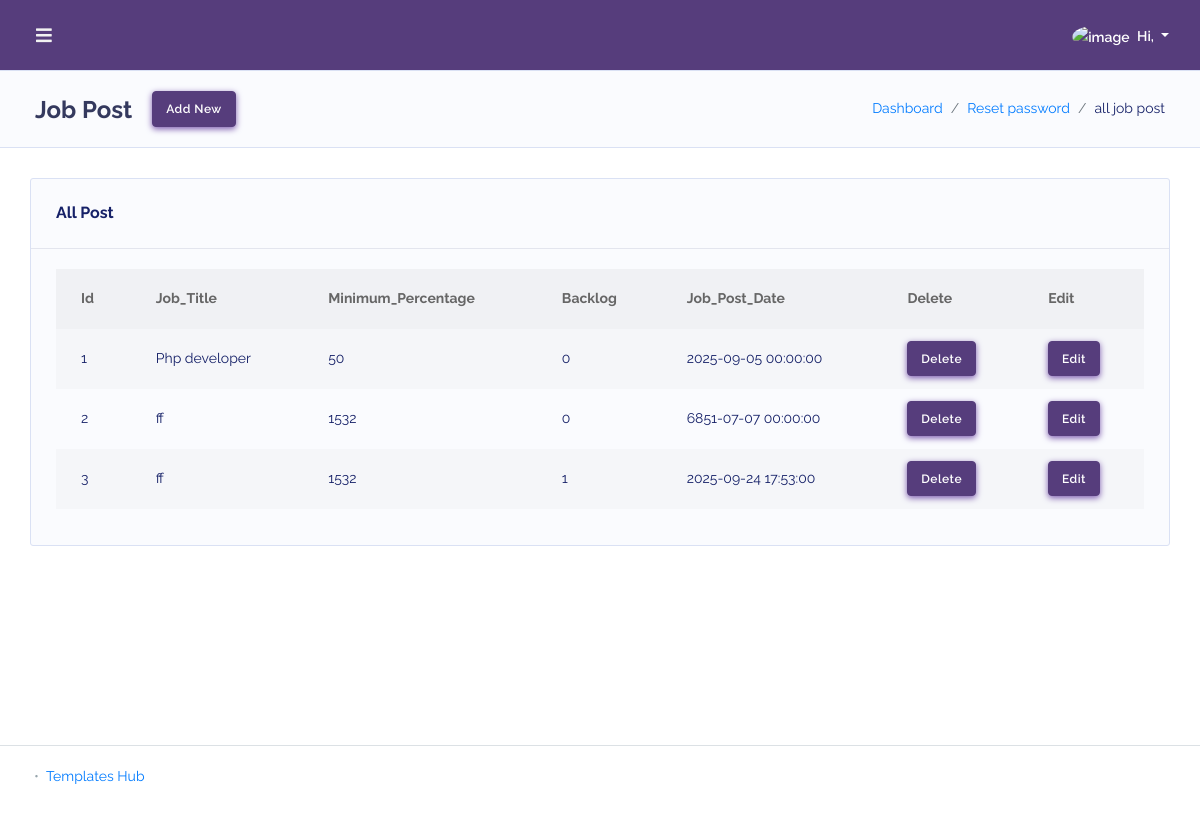
Page /admin/job_post/index.php on the committed database.
### tables this page shows
CREATE TABLE `job_post` (
  `id` int(11) NOT NULL,
  `company_id` int(11) NOT NULL,
  `job_title` varchar(250) NOT NULL,
  `job_description` text NOT NULL,
  `minimum_percentage` decimal(10,0) NOT NULL,
  `backlog` tinyint(1) NOT NULL,
  `subject_name` varchar(250) NOT NULL,
  `branch_city` varchar(250) NOT NULL,
  `is_local_candidate_only` tinyint(1) NOT NULL,
  `job_post_date` datetime NOT NULL,
  `last_date_for_apply` datetime NOT NULL,
  `percentage_of_10th` decimal(10,0) NOT NULL,
  `percentage_of_12th` decimal(10,0) NOT NULL
);

### admin/job_post/index.php (the view, shortened to what this page needs)
<!DOCTYPE html>
<html lang="en">
<head>
    <link href="https://cdn.datatables.net/2.3.3/css/dataTables.dataTables.css" rel="stylesheet">
    <link rel="stylesheet" href="https://cdnjs.cloudflare.com/ajax/libs/font-awesome/5.15.4/css/all.min.css">
    <link rel="stylesheet" href="../assets/modules/bootstrap/css/bootstrap.min.css">
    <link rel="stylesheet" href="../assets/modules/fontawesome/css/all.min.css">
    <link rel="stylesheet" href="../assets/modules/datatables/datatables.min.css">
    <link rel="stylesheet" href="../assets/modules/datatables/DataTables-1.10.16/css/dataTables.bootstrap4.min.css">
    <link rel="stylesheet" href="../assets/modules/datatables/Select-1.2.4/css/select.bootstrap4.min.css">
    <link rel="stylesheet" href="../assets/css/style.min.css">
    <link rel="stylesheet" href="../assets/css/components.min.css">
</head>
<body class="layout-4">
    <div id="app">
        <div class="main-wrapper main-wrapper-1">
            <div class="navbar-bg"></div>
            <?php
            require_once '../db_config.php';
            $whereQuery = '';
            $selectQuery = "SELECT * FROM `job_post` " . $whereQuery;
            $result =  mysqli_query($connection, $selectQuery);
            ?>
            <?php include '../header.php' ?>
            <div class="main-content">
                <section class="section">
                    <div class="section-header">
                        <h1> Job Post</h1>
                        <div class="section-header-button">
                            <a href="form.php" class="btn btn-primary">Add New </a>
                        </div>
                        <div class="section-header-breadcrumb">
                            <div class="breadcrumb-item active"><a href="#">Dashboard</a></div>
                            <div class="breadcrumb-item"><a href="/hp/reset-password.php">Reset password</a></div>
                            <div class="breadcrumb-item">all job post</div>
                        </div>
                    </div>
                    <div class="section-body">
                        <div class="row">
                            <div class="col-12">
                                <div class="card">
                                    <div class="card-header">
                                        <h4>All Post
                                        </h4>
                                    </div>
                                    <div class="card-body">
                                        <div class="table-responsive">
                                            <table class="table table-striped v_center" id="jobTable">
                                                <thead>
                                                    <tr>
                                                        <th>Id</th>
                                                        <th>Job_Title</th>
                                                        <th>Minimum_Percentage</th>
                                                        <th>Backlog</th>
                                                        <th>Job_Post_Date</th>
                                                        <th>Delete</th>
                                                        <th>Edit</th>
                                                    </tr>
                                                </thead>
                                                <tbody>
                                                    <?php
                                                    while ($row = mysqli_fetch_assoc($result)) {
                                                    ?>
                                                        <tr>
                                                            <td>
                                                                <?php echo $row["id"]; ?>
                                                            </td>
                                                            <td>
                                                                <?php echo $row["job_title"]; ?>
                                                            </td>
                                                            <td>
                                                                <?php echo $row["minimum_percentage"]; ?>
                                                            </td>
                                                            <td>
                                                                <?php echo $row["backlog"]; ?>
                                                            </td>
                                                            <td>
                                                                <?php echo $row["job_post_date"]; ?>
                                                            </td>
                                                            <td>
                                                                <button class="btn btn-primary" onClick='deleteRecord(<?php echo $row['id'] ?>)'>Delete</button>
                                                            </td>
                                                            <td>
                                                                <a class="btn btn-primary" href="form.php?id=<?php echo $row['id'] ?>">Edit</a>
                                                            </td>
                                                        </tr>
                                                    <?php
                                                    }
                                                    ?>
                                            </table>
                                        </div>
                                    </div>
                                </div>
                            </div>
                        </div>
                    </div>
                </section>
            </div>
            <footer class="main-footer">
                <div class="footer-left">
                    <div class="bullet"></div> <a href="templateshub.net">Templates Hub</a>
                </div>
            </footer>
        </div>
    </div>
</body>
</html>

### rows in the picture
job_post: id "1", job_title "Php developer", minimum_percentage "50", backlog "0", job_post_date "2025-09-05 00:00:00"
job_post: id "2", job_title "ff", minimum_percentage "1532", backlog "0", job_post_date "6851-07-07 00:00:00"
job_post: id "3", job_title "ff", minimum_percentage "1532", backlog "1", job_post_date "2025-09-24 17:53:00"
